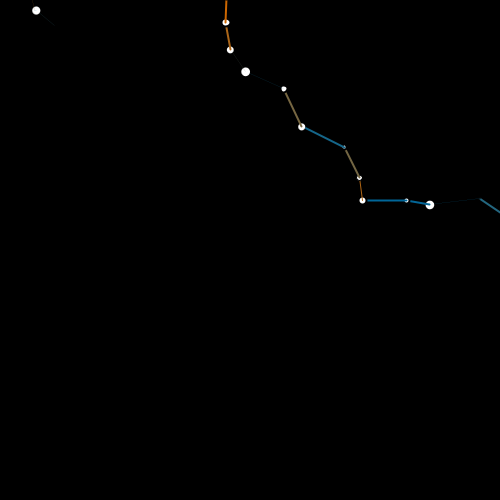
Frame 1 (no input)
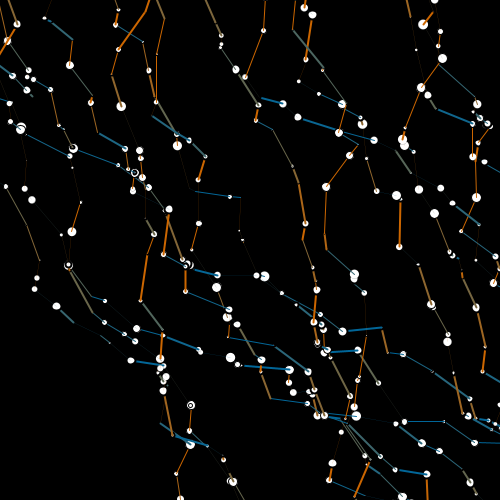
Frame 60 (the mouse pressed at the canvas centre just before this capture)
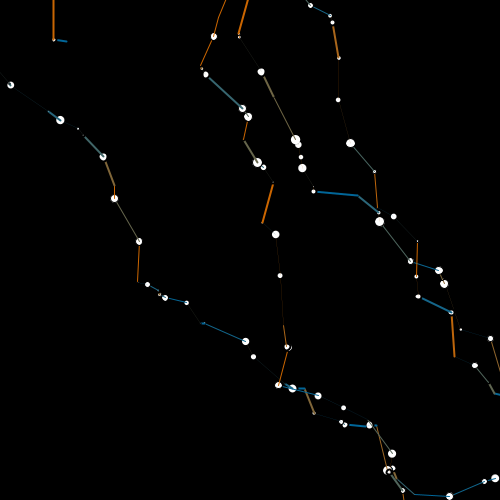
Frame 120 (the mouse held since frame 60 and released just before this capture)

The Processing sketch that drew these frames (run headless with seeded random() and noise(); from frame 60 on, the mouse is pressed at the canvas centre):

// Processing sketch: multiline
// ── multiline.pde

int cenx = 0;
int ceny = 0;

color from = color(204, 102, 0);
color to = color(0, 102, 153);

void setup(){
  size(500,500);
  cenx = width / 2;
  ceny = height / 2;
  
  // straight horizontal
  background(255);
  strokeWeight(1);
  stroke(#AEAEAE);
  line(0,cenx,width,ceny);

  // center dot
  stroke(000000);
  strokeWeight(3);
  ellipse(cenx, ceny, 3, 3);  


}

void draw(){
    int angle = 0;
  int distance = 10;
  
  float[] position1 = new float[2];
  float[] position2 = new float[2];
  float[] position3 = new float[2];
  float[] position4 = new float[2];
  float[] position5 = new float[2];
  position1 = newLine(random(100),random(100), 0,distance);
  position2 = newLine(random(100),random(100), 0,distance);
  position3 = newLine(random(100),random(100), 0,distance);
  position4 = newLine(random(100),random(100), 0,distance);
  position5 = newLine(random(100),random(100), 0,distance);
  background(0);
  for(int i = 0; i < 10000; i++){
    position1 = newLine(position1[0],position1[1], i + int(random(100)),distance * random(5));
  }
}

float[] newLine(float x, float y, float angle, float distance){
  strokeCap(ROUND);
  strokeWeight(int(random(3)));
  
  stroke(lerpColor(from, to, cos(radians(angle))));
  
  // calculate new x, y from given angle (clockwise)
  float[] new_position = new float[2];
  new_position[0] = x - (cos(radians(angle)) * distance);
  new_position[1] = y - (sin(radians(angle)) * distance);  
  line(x, y, new_position[0], new_position[1]);
  stroke(#000000);
  float esize = random(10);
  ellipse(new_position[0],new_position[1],esize,esize);
  return new_position;
}
